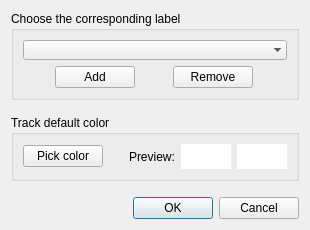
<?xml version="1.0" encoding="UTF-8"?>
<ui version="4.0">
 <class>Dialog</class>
 <widget class="QDialog" name="Dialog">
  <property name="geometry">
   <rect>
    <x>0</x>
    <y>0</y>
    <width>310</width>
    <height>230</height>
   </rect>
  </property>
  <property name="sizePolicy">
   <sizepolicy hsizetype="Preferred" vsizetype="Preferred">
    <horstretch>0</horstretch>
    <verstretch>0</verstretch>
   </sizepolicy>
  </property>
  <property name="minimumSize">
   <size>
    <width>310</width>
    <height>230</height>
   </size>
  </property>
  <property name="windowTitle">
   <string>Window Title</string>
  </property>
  <layout class="QVBoxLayout" name="verticalLayout">
   <item>
    <widget class="QGroupBox" name="groupBox_input">
     <property name="sizePolicy">
      <sizepolicy hsizetype="Minimum" vsizetype="Preferred">
       <horstretch>0</horstretch>
       <verstretch>0</verstretch>
      </sizepolicy>
     </property>
     <property name="contextMenuPolicy">
      <enum>Qt::CustomContextMenu</enum>
     </property>
     <property name="autoFillBackground">
      <bool>false</bool>
     </property>
     <property name="title">
      <string>Choose the corresponding label</string>
     </property>
     <layout class="QVBoxLayout" name="verticalLayout_2">
      <item>
       <widget class="QComboBox" name="comboBox">
        <property name="sizePolicy">
         <sizepolicy hsizetype="Minimum" vsizetype="Fixed">
          <horstretch>0</horstretch>
          <verstretch>0</verstretch>
         </sizepolicy>
        </property>
        <property name="sizeAdjustPolicy">
         <enum>QComboBox::AdjustToContents</enum>
        </property>
        <property name="frame">
         <bool>false</bool>
        </property>
       </widget>
      </item>
      <item>
       <layout class="QHBoxLayout" name="horizontalLayout_comboBox">
        <item>
         <widget class="QPushButton" name="pushButton_add">
          <property name="sizePolicy">
           <sizepolicy hsizetype="Maximum" vsizetype="Fixed">
            <horstretch>0</horstretch>
            <verstretch>0</verstretch>
           </sizepolicy>
          </property>
          <property name="focusPolicy">
           <enum>Qt::NoFocus</enum>
          </property>
          <property name="text">
           <string>Add</string>
          </property>
         </widget>
        </item>
        <item>
         <widget class="QPushButton" name="pushButton_remove">
          <property name="sizePolicy">
           <sizepolicy hsizetype="Maximum" vsizetype="Fixed">
            <horstretch>0</horstretch>
            <verstretch>0</verstretch>
           </sizepolicy>
          </property>
          <property name="focusPolicy">
           <enum>Qt::NoFocus</enum>
          </property>
          <property name="text">
           <string>Remove</string>
          </property>
         </widget>
        </item>
       </layout>
      </item>
     </layout>
    </widget>
   </item>
   <item>
    <spacer name="verticalSpacer">
     <property name="orientation">
      <enum>Qt::Vertical</enum>
     </property>
     <property name="sizeHint" stdset="0">
      <size>
       <width>20</width>
       <height>40</height>
      </size>
     </property>
    </spacer>
   </item>
   <item>
    <widget class="QGroupBox" name="groupBox_color">
     <property name="title">
      <string>Track default color</string>
     </property>
     <layout class="QHBoxLayout" name="horizontalLayout">
      <item>
       <widget class="QPushButton" name="pushButton_color">
        <property name="sizePolicy">
         <sizepolicy hsizetype="Preferred" vsizetype="Fixed">
          <horstretch>0</horstretch>
          <verstretch>0</verstretch>
         </sizepolicy>
        </property>
        <property name="focusPolicy">
         <enum>Qt::NoFocus</enum>
        </property>
        <property name="layoutDirection">
         <enum>Qt::LeftToRight</enum>
        </property>
        <property name="text">
         <string>Pick color</string>
        </property>
       </widget>
      </item>
      <item>
       <spacer name="horizontalSpacer">
        <property name="orientation">
         <enum>Qt::Horizontal</enum>
        </property>
        <property name="sizeHint" stdset="0">
         <size>
          <width>40</width>
          <height>20</height>
         </size>
        </property>
       </spacer>
      </item>
      <item>
       <widget class="QLabel" name="label_preview">
        <property name="text">
         <string>Preview:</string>
        </property>
       </widget>
      </item>
      <item>
       <widget class="QLabel" name="label_color">
        <property name="sizePolicy">
         <sizepolicy hsizetype="Fixed" vsizetype="Fixed">
          <horstretch>0</horstretch>
          <verstretch>0</verstretch>
         </sizepolicy>
        </property>
        <property name="minimumSize">
         <size>
          <width>50</width>
          <height>25</height>
         </size>
        </property>
        <property name="autoFillBackground">
         <bool>false</bool>
        </property>
        <property name="styleSheet">
         <string notr="true">background-color: white</string>
        </property>
        <property name="text">
         <string/>
        </property>
       </widget>
      </item>
      <item>
       <widget class="QLabel" name="label_color_alpha">
        <property name="sizePolicy">
         <sizepolicy hsizetype="Fixed" vsizetype="Fixed">
          <horstretch>0</horstretch>
          <verstretch>0</verstretch>
         </sizepolicy>
        </property>
        <property name="minimumSize">
         <size>
          <width>50</width>
          <height>25</height>
         </size>
        </property>
        <property name="styleSheet">
         <string notr="true">background-color: white</string>
        </property>
        <property name="text">
         <string/>
        </property>
       </widget>
      </item>
     </layout>
    </widget>
   </item>
   <item>
    <spacer name="verticalSpacer_2">
     <property name="orientation">
      <enum>Qt::Vertical</enum>
     </property>
     <property name="sizeHint" stdset="0">
      <size>
       <width>20</width>
       <height>40</height>
      </size>
     </property>
    </spacer>
   </item>
   <item>
    <widget class="QDialogButtonBox" name="buttonBox">
     <property name="orientation">
      <enum>Qt::Horizontal</enum>
     </property>
     <property name="standardButtons">
      <set>QDialogButtonBox::Cancel|QDialogButtonBox::Ok</set>
     </property>
    </widget>
   </item>
  </layout>
 </widget>
 <resources/>
 <connections>
  <connection>
   <sender>buttonBox</sender>
   <signal>accepted()</signal>
   <receiver>Dialog</receiver>
   <slot>accept()</slot>
   <hints>
    <hint type="sourcelabel">
     <x>248</x>
     <y>254</y>
    </hint>
    <hint type="destinationlabel">
     <x>157</x>
     <y>274</y>
    </hint>
   </hints>
  </connection>
  <connection>
   <sender>buttonBox</sender>
   <signal>rejected()</signal>
   <receiver>Dialog</receiver>
   <slot>reject()</slot>
   <hints>
    <hint type="sourcelabel">
     <x>316</x>
     <y>260</y>
    </hint>
    <hint type="destinationlabel">
     <x>286</x>
     <y>274</y>
    </hint>
   </hints>
  </connection>
 </connections>
</ui>
